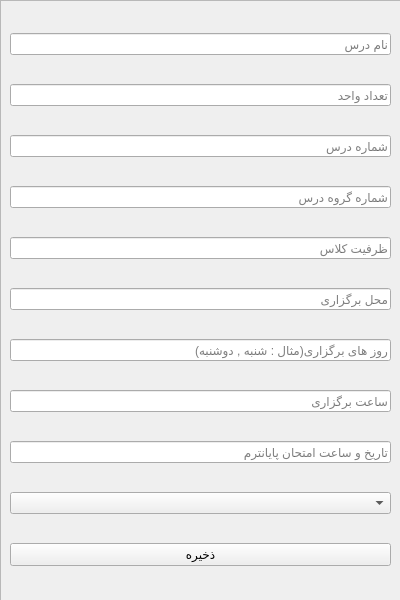
<?xml version="1.0" encoding="UTF-8"?>
<ui version="4.0">
 <class>AddCourseForm</class>
 <widget class="QWidget" name="AddCourseForm">
  <property name="geometry">
   <rect>
    <x>0</x>
    <y>0</y>
    <width>400</width>
    <height>600</height>
   </rect>
  </property>
  <property name="windowTitle">
   <string>Add Course</string>
  </property>
  <widget class="QScrollArea" name="scrollArea">
   <property name="geometry">
    <rect>
     <x>0</x>
     <y>0</y>
     <width>401</width>
     <height>601</height>
    </rect>
   </property>
   <property name="widgetResizable">
    <bool>true</bool>
   </property>
   <widget class="QWidget" name="scrollAreaWidgetContents">
    <property name="geometry">
     <rect>
      <x>0</x>
      <y>0</y>
      <width>399</width>
      <height>599</height>
     </rect>
    </property>
    <layout class="QVBoxLayout" name="verticalLayout">
     <item>
      <widget class="QLineEdit" name="courseNameLineEdit">
       <property name="placeholderText">
        <string>نام درس</string>
       </property>
      </widget>
     </item>
     <item>
      <widget class="QLineEdit" name="unitsLineEdit">
       <property name="placeholderText">
        <string>تعداد واحد</string>
       </property>
      </widget>
     </item>
     <item>
      <widget class="QLineEdit" name="courseNumberLineEdit">
       <property name="placeholderText">
        <string>شماره درس</string>
       </property>
      </widget>
     </item>
     <item>
      <widget class="QLineEdit" name="courseGroupLineEdit">
       <property name="placeholderText">
        <string>شماره گروه درس</string>
       </property>
      </widget>
     </item>
     <item>
      <widget class="QLineEdit" name="courseCapacityLineEdit">
       <property name="placeholderText">
        <string>ظرفیت کلاس</string>
       </property>
      </widget>
     </item>
     <item>
      <widget class="QLineEdit" name="courseLocationLineEdit">
       <property name="placeholderText">
        <string>محل برگزاری</string>
       </property>
      </widget>
     </item>
     <item>
      <widget class="QLineEdit" name="courseDaysLineEdit">
       <property name="placeholderText">
        <string>روز های برگزاری(مثال : شنبه , دوشنبه)</string>
       </property>
      </widget>
     </item>
     <item>
      <widget class="QLineEdit" name="courseTimeLineEdit">
       <property name="placeholderText">
        <string>ساعت برگزاری</string>
       </property>
      </widget>
     </item>
     <item>
      <widget class="QLineEdit" name="courseFinalDateLineEdit">
       <property name="placeholderText">
        <string>تاریخ و ساعت امتحان پایانترم</string>
       </property>
      </widget>
     </item>
     <item>
      <widget class="QComboBox" name="courseMasterComboBox">
       <property name="placeholderText">
        <string>استاد درس</string>
       </property>
      </widget>
     </item>
     <item>
      <widget class="QPushButton" name="submitButton">
       <property name="text">
        <string>ذخیره</string>
       </property>
      </widget>
     </item>
    </layout>
   </widget>
  </widget>
 </widget>
 <resources/>
 <connections/>
</ui>
